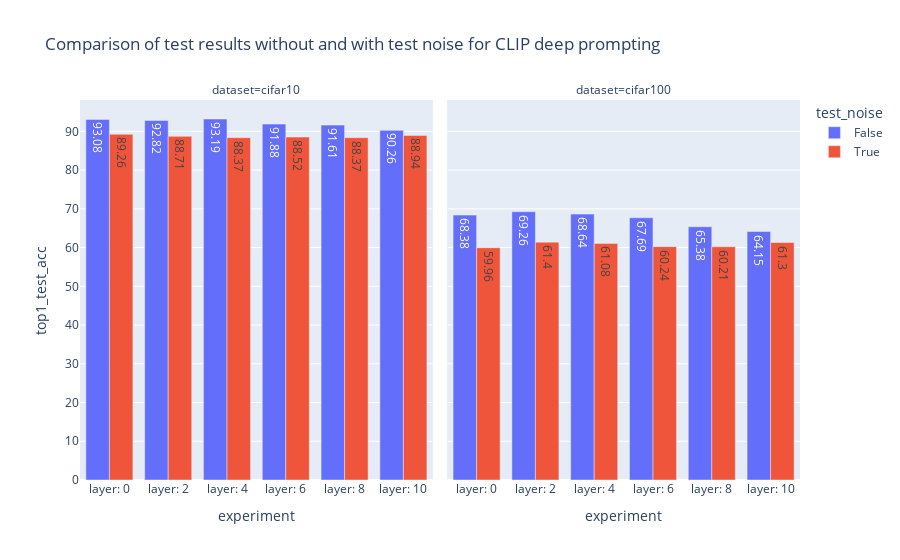

The notebook cell this image was saved under:
### Code cell
dp_df["experiment"] = "layer: " + dp_df["injection_layer"].astype(str)
fig = px.bar(
    dp_df,
    x="experiment", 
    y="top1_test_acc", 
    color="test_noise",
    facet_col="dataset",
    barmode="group",
    text_auto=True,
    title="Comparison of test results without and with test noise for CLIP deep prompting")
fig.write_image(plots_dir / "q24_clip_dp_test_noise.png", scale=2.0)
fig

### Figure 1 — Plotly figure (JSON) as saved in the notebook; plotly's stock layout.template omitted (floating-point values rounded to 4 significant figures)
{"data": [{"alignmentgroup": "True", "hovertemplate": "test_noise=False<br>dataset=cifar10<br>experiment=%{x}<br>top1_test_acc=%{y}<extra></extra>", "legendgroup": "False", "marker": {"color": "#636efa", "pattern": {"shape": ""}}, "name": "False", "offsetgroup": "False", "orientation": "v", "showlegend": true, "textposition": "auto", "texttemplate": "%{y}", "x": ["layer: 0", "layer: 2", "layer: 4", "layer: 6", "layer: 8", "layer: 10"], "xaxis": "x", "y": [93.08, 92.82, 93.19, 91.88, 91.61, 90.26], "yaxis": "y", "type": "bar"}, {"alignmentgroup": "True", "hovertemplate": "test_noise=False<br>dataset=cifar100<br>experiment=%{x}<br>top1_test_acc=%{y}<extra></extra>", "legendgroup": "False", "marker": {"color": "#636efa", "pattern": {"shape": ""}}, "name": "False", "offsetgroup": "False", "orientation": "v", "showlegend": false, "textposition": "auto", "texttemplate": "%{y}", "x": ["layer: 0", "layer: 2", "layer: 4", "layer: 6", "layer: 8", "layer: 10"], "xaxis": "x2", "y": [68.38, 69.26, 68.64, 67.69, 65.38, 64.15], "yaxis": "y2", "type": "bar"}, {"alignmentgroup": "True", "hovertemplate": "test_noise=True<br>dataset=cifar10<br>experiment=%{x}<br>top1_test_acc=%{y}<extra></extra>", "legendgroup": "True", "marker": {"color": "#EF553B", "pattern": {"shape": ""}}, "name": "True", "offsetgroup": "True", "orientation": "v", "showlegend": true, "textposition": "auto", "texttemplate": "%{y}", "x": ["layer: 0", "layer: 2", "layer: 4", "layer: 6", "layer: 8", "layer: 10"], "xaxis": "x", "y": [89.26, 88.71, 88.37, 88.52, 88.37, 88.94], "yaxis": "y", "type": "bar"}, {"alignmentgroup": "True", "hovertemplate": "test_noise=True<br>dataset=cifar100<br>experiment=%{x}<br>top1_test_acc=%{y}<extra></extra>", "legendgroup": "True", "marker": {"color": "#EF553B", "pattern": {"shape": ""}}, "name": "True", "offsetgroup": "True", "orientation": "v", "showlegend": false, "textposition": "auto", "texttemplate": "%{y}", "x": ["layer: 0", "layer: 2", "layer: 4", "layer: 6", "layer: 8", "layer: 10"], "xaxis": "x2", "y": [59.96, 61.4, 61.08, 60.24, 60.21, 61.3], "yaxis": "y2", "type": "bar"}], "layout": {"xaxis": {"anchor": "y", "domain": [0.0, 0.49], "title": {"text": "experiment"}}, "yaxis": {"anchor": "x", "domain": [0.0, 1.0], "title": {"text": "top1_test_acc"}}, "xaxis2": {"anchor": "y2", "domain": [0.51, 1.0], "matches": "x", "title": {"text": "experiment"}}, "yaxis2": {"anchor": "x2", "domain": [0.0, 1.0], "matches": "y", "showticklabels": false}, "annotations": [{"font": {}, "showarrow": false, "text": "dataset=cifar10", "x": 0.245, "xanchor": "center", "xref": "paper", "y": 1.0, "yanchor": "bottom", "yref": "paper"}, {"font": {}, "showarrow": false, "text": "dataset=cifar100", "x": 0.755, "xanchor": "center", "xref": "paper", "y": 1.0, "yanchor": "bottom", "yref": "paper"}], "legend": {"title": {"text": "test_noise"}, "tracegroupgap": 0}, "title": {"text": "Comparison of test results without and with test noise for CLIP deep prompting"}, "barmode": "group"}}
